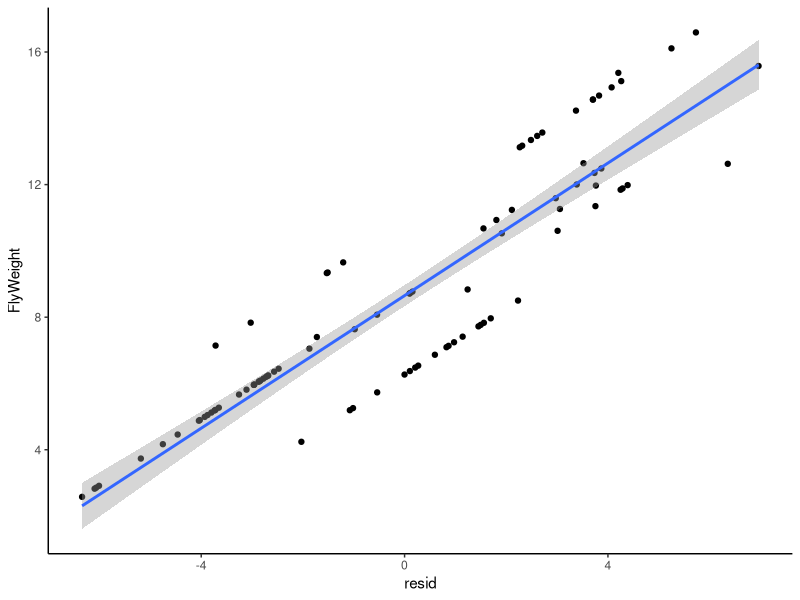
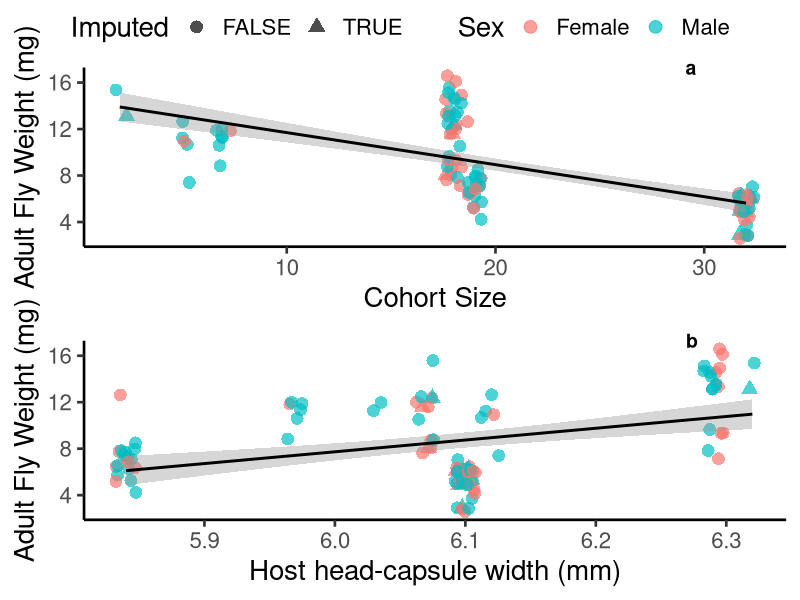
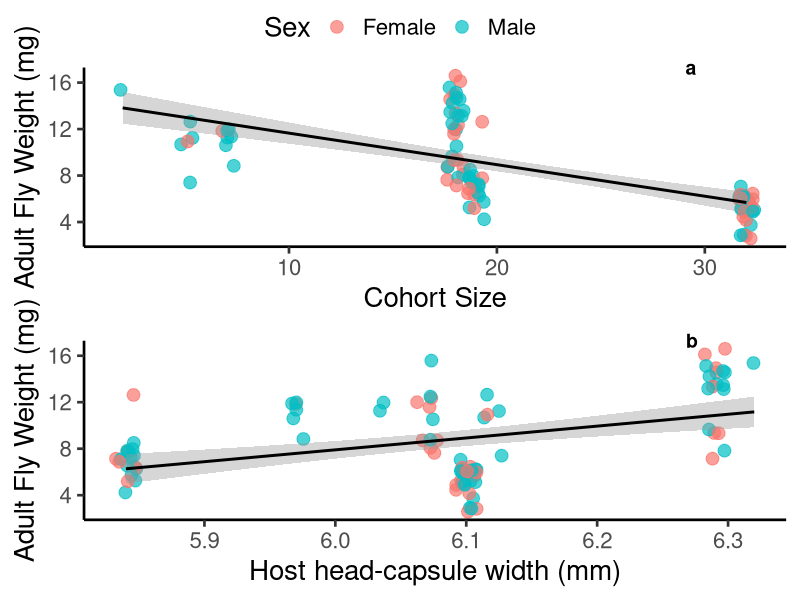

Recreate these plots in R, in order. (Note: this script raises an error after producing the figures.)
#Script for Building cohort and size figures and analysis
#Keaton Wilson
#keatonwilson@me.com
#2018-09-06
#Packages
library(tidyverse)
library(caret)
library(VIM)
library(ggpubr)
library(car)

#Importing the master data file
tach_master = read_csv(file = "Data/TachDataFull.csv")

#Cleaning up a bit
tach_master = tach_master %>%
  select(-SiblingNumber, -NutritionIndex)
tach_master$Sex = factor(tach_master$Sex)

#First steps: 1. Let's get sibling numbers for each group so we can calculate the nutritional index.
siblings = tach_master %>%
  group_by(CaterpillarID) %>%
  summarize(sib_number = max(FlyID))

#left_Join this
tach_master = tach_master %>%
  left_join(siblings)

#Generating a Nutritional Index that is the head capsule width divided by the number of siblings in a cohort
tach_master = tach_master %>%
  mutate(nut_index = HeadCapsuleWidth/sib_number)

#Let's impute missing values with a weighted mean
tach_master_impute = as.tibble(kNN(tach_master, variable = colnames(tach_master[8:13]), numFun = "weightedMean"))
tach_master_impute$FlyWeight = as.numeric(tach_master_impute$FlyWeight)

#Number of imputations
tach_master_impute %>%
  select(UniqueFlyID, FlyWeight_imp:LegsWeight_imp) %>%
  summarize(sum_fw = sum(FlyWeight_imp),
            sum_hw = sum(HeadWeight_imp),
            sum_thw = sum(ThoraxWeight_imp),
            sum_abw = sum(AbWeight_imp),
            sum_ww = sum(WingWeight_imp),
            sum_lw = sum(LegsWeight_imp))

#Total observations 
tach_master_impute %>%
  select(FlyWeight, HeadWeight, ThoraxWeight, AbWeight, WingWeight, LegsWeight) %>%
  summarize(n())


##PLOTS##
#Fly weight as a function of sibling number
Fig.1 = ggplot(tach_master_impute, aes(x = sib_number, y = FlyWeight, color = Sex)) +
  geom_jitter(size = 4, alpha = 0.7, aes(shape = FlyWeight_imp)) +
  theme_classic(base_size = 20) +
  geom_smooth(method = "lm", aes(group = 1), color = "black") +
  xlab("Cohort Size") +
  ylab("Adult Fly Weight (mg)") +
  scale_color_discrete(labels = c("Female", "Male")) +
  scale_shape_discrete("Imputed")

#ggsave(Fig.1, file = "./output/Fig.1.pdf", device = "pdf", width = 10, height = 8, units = "in")

#Summary table
tach_master_impute %>%
  group_by(CaterpillarID) %>%
  summarize(sib_number = mean(sib_number),
            avg_fly_weight = mean(FlyWeight, na.rm = TRUE), 
            n = n()) %>%
  arrange(desc(sib_number))

#Fly weight as a function of head capsule size
Fig.2 = ggplot(tach_master_impute, aes(x = HeadCapsuleWidth, y = FlyWeight, color = Sex)) +
  geom_jitter(size = 4, alpha = 0.7, aes(shape = FlyWeight_imp)) +
  theme_classic(base_size = 20) +
  geom_smooth(method = "lm", aes(group = 1), color = "black") +
  xlab("Host head-capsule width (mm)") +
  ylab("Adult Fly Weight (mg)") +
  scale_color_discrete(labels = c("Female", "Male")) +
  scale_shape_discrete("Imputed")

fig_2_panel = ggarrange(Fig.1, Fig.2, labels = "auto", label.x = 0.85, common.legend = TRUE, nrow = 2)

ggsave(fig_2_panel, file = "./output/Fig.2.pdf", device = "pdf", width = 8.5, height = 11, units = "in")

#best model seems to be one that includes both cohort size and headcapsule width, additively.
lm0 = lm(FlyWeight ~ sib_number, data = tach_master_impute)
lm1 = lm(FlyWeight ~ sib_number + HeadCapsuleWidth, data = tach_master_impute)
lm2 = lm(FlyWeight ~ sib_number*HeadCapsuleWidth, data = tach_master_impute)
lm3 = lm(FlyWeight ~ sib_number*HeadCapsuleWidth*Sex, data = tach_master_impute)

summary(lm0)
summary(lm1)
summary(lm2)
summary(lm3)

AIC(lm0)
AIC(lm1)
AIC(lm2)
AIC(lm3)

#EVERYTHING IS THE SAME AS ABOVE EXCEPT NO IMPUTATION
tach_master = tach_master %>%
  mutate(FlyWeight = as.numeric(FlyWeight))

#Fly weight as a function of sibling number
Fig.1 = ggplot(tach_master, aes(x = sib_number, y = FlyWeight, color = Sex)) +
  geom_jitter(size = 4, alpha = 0.7) +
  theme_classic(base_size = 20) +
  geom_smooth(method = "lm", aes(group = 1), color = "black") +
  xlab("Cohort Size") +
  ylab("Adult Fly Weight (mg)") +
  scale_color_discrete(labels = c("Female", "Male"))

#ggsave(Fig.1, file = "./output/Fig.1.pdf", device = "pdf", width = 10, height = 8, units = "in")

#Summary table
tach_master %>%
  group_by(CaterpillarID) %>%
  summarize(sib_number = mean(sib_number),
            avg_fly_weight = mean(FlyWeight, na.rm = TRUE), 
            n = n()) %>%
  arrange(desc(sib_number))

#Fly weight as a function of head capsule size
Fig.2 = ggplot(tach_master, aes(x = HeadCapsuleWidth, y = FlyWeight, color = Sex)) +
  geom_jitter(size = 4, alpha = 0.7) +
  theme_classic(base_size = 20) +
  geom_smooth(method = "lm", aes(group = 1), color = "black") +
  xlab("Host head-capsule width (mm)") +
  ylab("Adult Fly Weight (mg)") +
  scale_color_discrete(labels = c("Female", "Male"))

fig_2_panel = ggarrange(Fig.1, Fig.2, labels = "auto", label.x = 0.85, common.legend = TRUE, nrow = 2)

ggsave(fig_2_panel, file = "/Users/KeatonWilson/Documents/Writing/Tachinid Development/Figures/Nature Figures/no_impute/Fig2Panel.pdf", device = "pdf", width = 8.5, height = 11, units = "in")

#best model seems to be one that includes both cohort size and headcapsule width, additively.
lm0 = lm(FlyWeight ~ sib_number, data = tach_master)
lm1 = lm(FlyWeight ~ sib_number + HeadCapsuleWidth, data = tach_master)
lm2 = lm(FlyWeight ~ sib_number*HeadCapsuleWidth, data = tach_master)
lm3 = lm(FlyWeight ~ sib_number*HeadCapsuleWidth*Sex, data = tach_master)

summary(lm0)
summary(lm1)
summary(lm2)
summary(lm3)

AIC(lm0)
AIC(lm1)
AIC(lm2)
AIC(lm3)

#Residual plot
tach_master_no_na = tach_master %>%
  filter(!is.na(FlyWeight) & !is.na(HeadCapsuleWidth))

lm_resid = lm(FlyWeight ~ HeadCapsuleWidth, data = tach_master_no_na)

tach_master_no_na %>%
  mutate(resid = residuals(lm_resid)) %>%
  ggplot(aes(x = resid, y = FlyWeight)) +
  geom_point() +
  geom_smooth(method = "lm") +
  theme_classic()

#Checking average differences between males and females #IMPUTED
tach_master_impute %>%
  group_by(Sex) %>%
  summarize(avg_weight = mean(FlyWeight, na.rm = TRUE),
            sd = sd(FlyWeight, na.rm = TRUE),
            n = n())

lm.sex = lm(FlyWeight ~ Sex, data = tach_master_impute)
summary(lm.sex)

#Checking average differences between males and females #NON-IMPUTED
tach_master %>%
  group_by(Sex) %>%
  summarize(avg_weight = mean(FlyWeight, na.rm = TRUE),
            sd = sd(FlyWeight, na.rm = TRUE),
            n = n())

lm.sex = lm(FlyWeight ~ Sex, data = tach_master)
summary(lm.sex)

tach_master_impute %>%
  filter(!is.na(FlyWeight)) %>%
  mutate(residuals = lm0$residuals) %>%
  ggplot(aes(x = residuals, y = HeadCapsuleWidth)) +
  geom_point() +
  geom_smooth(method = "lm") +
  theme_classic()

#Also interesting to note how sex doesn't come into play here... it makes the model worse. Indicating that this relationship isn't
#different among the sexes

#Also need to show that there is a positive correlation between head-capsule width and weight @ wander
#Read in bigger data set

head_cap_wander = read_csv(file = "Data/Parasitized Caterpillar Data.csv")

head_cap_wander %>%
  filter(is.na(Parasitized)) %>%
  filter(HeadCapsuleWidth > 5) %>%
ggplot(aes(x = HeadCapsuleWidth, y = WanderWeight)) +
  geom_jitter(size = 3, alpha = 0.6) +
  theme_classic() +
  geom_smooth(method = "lm") +
  xlab("Head Capsule Width (mm)") +
  ylab("Weight at wandering (g)")

d1 = head_cap_wander %>%
  filter(is.na(Parasitized)) %>%
  filter(HeadCapsuleWidth > 5)

lm_test = lm(WanderWeight ~ HeadCapsuleWidth, data = d1)

lm_head_cap = lm(WanderWeight ~ HeadCapsuleWidth, data = head_cap_wander %>%
                   filter(is.na(Parasitized)))
summary(lm_head_cap)

#Not great - but there are a lot of other variables embedded in that - perhaps it's better to use other examples from the literature.


old_data_size = tibble(CaterpillarID = c(3, 6, 7, 14, 18, 19, 23, 24, 25, 26, 34, 37, 38, 40), sib_number = c(13, 8, 47, 50, 12, 5, 30, 17, 26, 31, 30, 22, 30, 35))

cohort_size = bind_rows(old_data_size, siblings)

ggplot(cohort_size, aes(x = sib_number)) +
  geom_histogram(binwidth = 5, aes(y = ..density..)) +
  geom_density() +
  theme_classic()

#Trying stuff out
tach_master

ggplot(tach_master, aes(x = WanderWeight, y = FlyWeight, color = Sex)) +
  geom_point() +
  theme_classic() 
ggplot(tach_master, aes(y = HeadCapsuleWidth, x = WanderWeight)) +
  geom_point() +
  theme_classic()

summary(lm(HeadCapsuleWidth ~ WanderWeight, data = tach_master))
